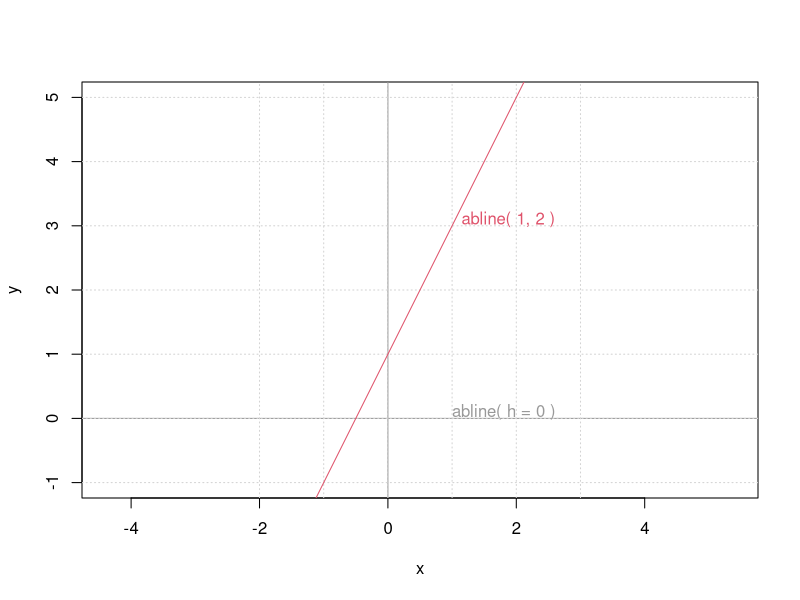
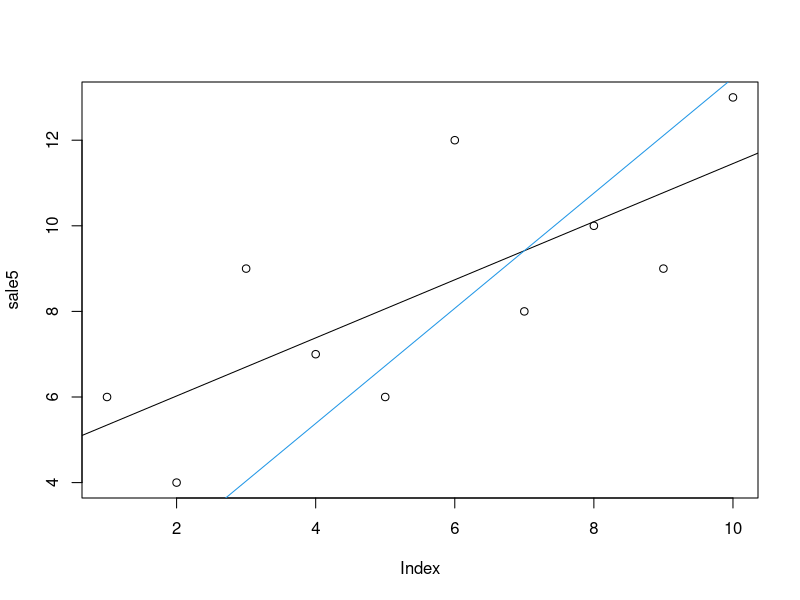
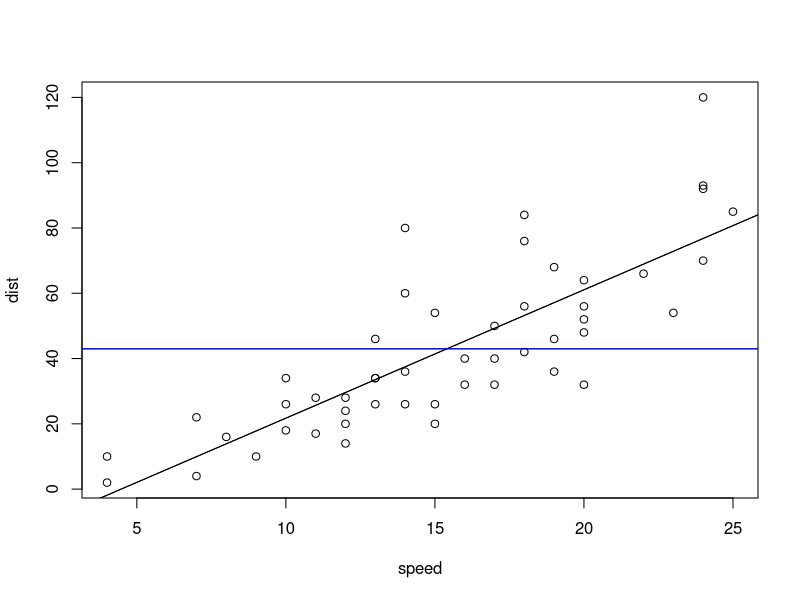

Write the R code that produced these figures, in order.
## Setup up coordinate system (with x == y aspect ratio):
plot(c(-2,3), c(-1,5), type = "n", xlab = "x", ylab = "y", asp = 1)
## the x- and y-axis, and an integer grid
abline(h = 0, v = 0, col = "gray60")
text(1,0, "abline( h = 0 )", col = "gray60", adj = c(0, -.1))
abline(h = -1:5, v = -2:3, col = "lightgray", lty = 3)
abline(a = 1, b = 2, col = 2)
text(1,3, "abline( 1, 2 )", col = 2, adj = c(-.1, -.1))

## Simple Regression Lines:
require(stats)
sale5 <- c(6, 4, 9, 7, 6, 12, 8, 10, 9, 13)
plot(sale5)
abline(lsfit(1:10, sale5))
abline(lsfit(1:10, sale5, intercept = FALSE), col = 4) # less fitting

z <- lm(dist ~ speed, data = cars)
plot(cars)
abline(z) # equivalent to abline(reg = z) or
abline(coef = coef(z))

## trivial intercept model
abline(mC <- lm(dist ~ 1, data = cars)) ## the same as
abline(a = coef(mC), b = 0, col = "blue")